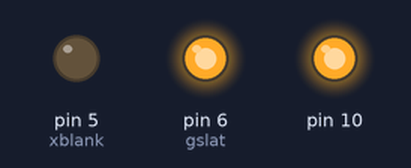
A sketch run on a simulated Arduino Uno, built with avr-gcc and run on an emulated ATmega328P. Shown: output pins drawn as LEDs (lit = HIGH). Pins used as bus, display or sensor lines are not drawn; what the sketch prints to the serial monitor is not drawn.

Above: at 0.1 s.
Timing chart, 0 to 1.6 s (numbered marks = the images above):
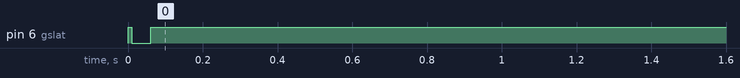

Measured:
- by itself, pin 6 (gslat): HIGH → LOW at 0.01 s, → HIGH 0.05 s later

The sketch:

MC_1.ino
```cpp
#include<SPI.h>
//#include<SD.h>
//#include<SdFat.h>
//#include <SdFatUtil.h>
#include <avr/pgmspace.h>
/*GSSCK -> PIN13
GSSIN -> PIN11
GSCK -> PIN8 (16MHz)
GSLAT -> PIN6
XBLANK -> PIN7
DCSCK -> GND
SENSOR -> PIN2*/

const byte greendata[36] PROGMEM=
{0xff,0x00,0x00,0x00,0x00,0x00,
0x00,0x00,0x00,0xff,0x00,0x00,
0x00,0x00,0x00,0x00,0x00,0x00,
0x00,0x00,0x00,0x00,0x00,0x00,
0x00,0x00,0x00,0x00,0x00,0x00,
0x00,0x00,0x00,0x00,0x00,0xff};

//attempt 2
//SdFat sd;
//SdFile file;

int gslat = 6;
int xblank = 5;
int temp=0;
byte dcData[36];
int gssck=13;
int data =11;
//int gsclk=3;
/*byte greendata[36] =
{0x00,0x00,0x00,0x00,0x00,0x00,
0x00,0x00,0x00,0x00,0x00,0x00,
0x00,0x00,0x00,0x00,0x00,0x00,
0x00,0x00,0x00,0x00,0x00,0x00,
0x00,0x00,0x00,0x00,0x00,0x00,
0x00,0x00,0x00,0x00,0x00,0x00};*/

volatile int time_period = 0;
volatile int flag = 0;
volatile int enable = 0;

void setup()
{
  //Serial.println("Work dammit");
  pinMode (xblank, OUTPUT);
  pinMode (gslat, OUTPUT);
  pinMode (gssck, OUTPUT);
  pinMode (data, OUTPUT);
  //pinMode (gsclk,OUTPUT);
  //analogWrite (data, 255);
  digitalWrite (xblank, LOW);
  //digitalWrite (gssck, LOW);
  digitalWrite (gslat, HIGH);

  digitalWrite (xblank, HIGH);
  digitalWrite (gslat, LOW);

  SPI.setBitOrder(MSBFIRST);//Most Significant Bit First
  SPI.setDataMode(SPI_MODE0);// Mode 0 Rising edge of data, keep clock low
  SPI.setClockDivider(SPI_CLOCK_DIV4);//Run the data in at 16MHz/4 - 4MHz

  Serial.begin (9600);
  DotCorrection();
  interrupts();
}

void loop()
{
  //while (flag == 0 || enable == 0)
    if(temp<1){
      //Serial.println("Work dammit!");
      //digitalWrite (gslat, LOW);
      send_data();
      //digitalWrite (gslat, HIGH);
      flag = 0;
      temp++;
    }
}

void send_data()
{
  //Serial.println("Work dammit!!");
  for (int i=0; i<36; i++)
  {
    SPI.transfer(greendata[i]);
    //SPI.transfer((uint8_t)(pgm_read_word(&greendata[i])&255));
    //SPI.transfer((uint8_t)(0x00)&255);
    //analogWrite(10, 255);
    digitalWrite (gssck, HIGH);
    digitalWrite (gssck, LOW);
  }
  Serial.println("Operation Successful!");
}

void DotCorrection()
{
  for (int k=0; k<24; k++)
    dcData[k] = 0x00;
  dcData[24] = B01111000;
  for (int k=25; k<36;k++)
  dcData[k]=0xff;
  digitalWrite(xblank,LOW);
  digitalWrite(gslat,HIGH);
  SPI.begin();
  for(int DCSin=35;DCSin>=0;DCSin--)
  {
    SPI.transfer(dcData[DCSin]);
  }
  delay(10);
  digitalWrite(gslat, LOW);
  delay(10);
  digitalWrite(gslat, HIGH);
  delay(10);
}
```
